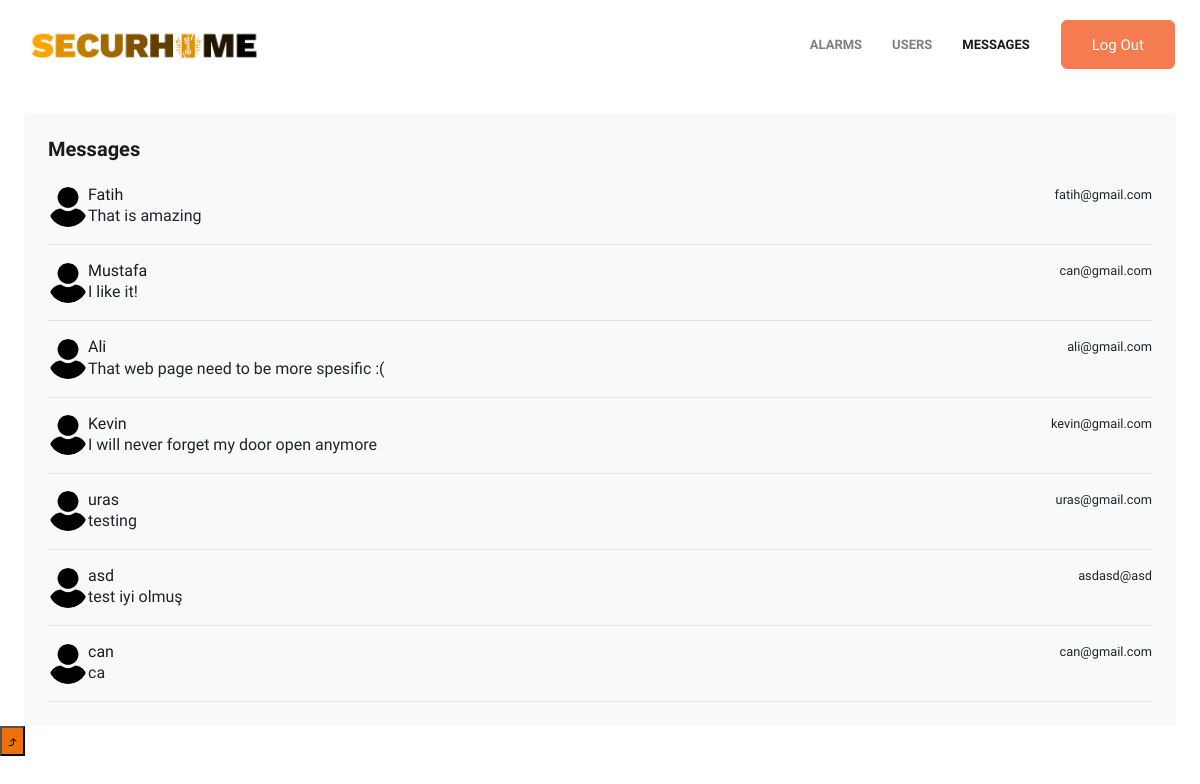
/messages.php, run on an earlier commit of the app's database.
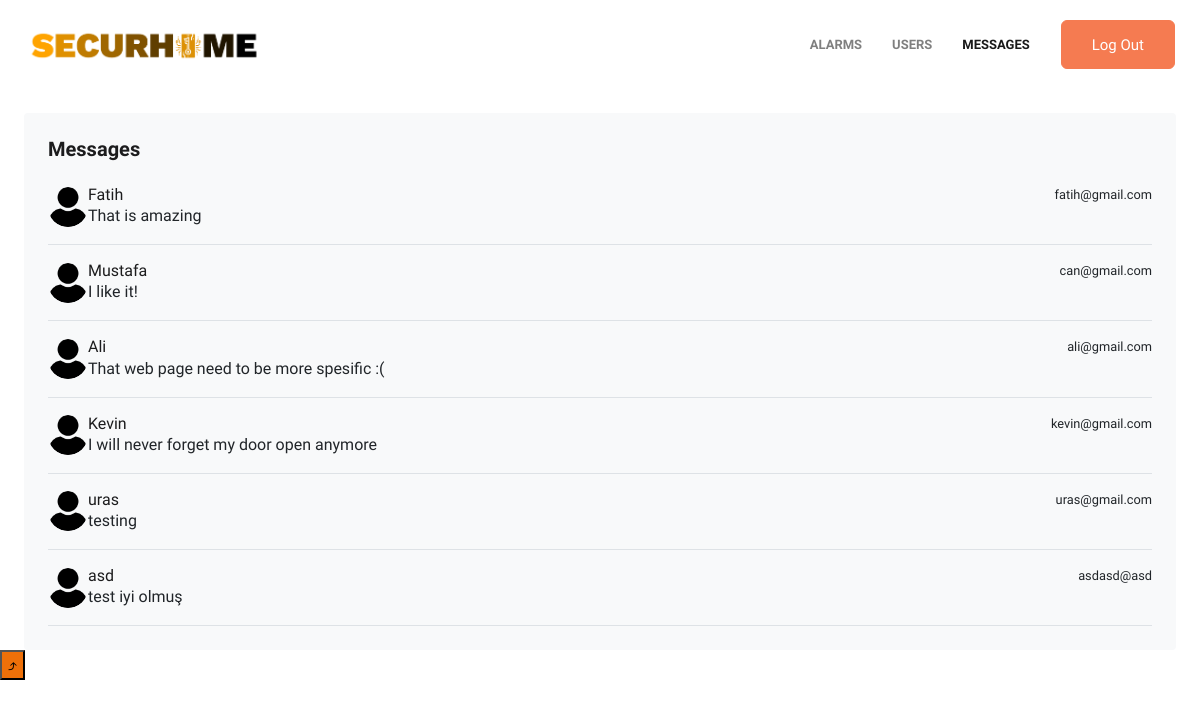
And on a later commit of the database.
### tables this page shows
CREATE TABLE `comment` (
  `name` text NOT NULL,
  `email` text NOT NULL,
  `message` text NOT NULL
);

### messages.php (the view, shortened to what this page needs)
<?php
include "./connection/connect.php";
$commentAsk=$db->prepare("select * from comment");
$commentAsk->execute();
?>
<!DOCTYPE html>
<html lang="en">
  <head>
    <link rel="stylesheet" href="assets/css/style-starter.css" />
  </head>
  <body>
    <header class="w3l-header-nav">
      <nav class="navbar navbar-expand-lg navbar-light fill px-lg-0 py-0 px-3">
        <div class="container">
          <a class="navbar-brand" href="index.php">
            <img
              src="assets/images/lg.png"
              alt="Your logo"
              style="height: 35px"
          /></a>
          <div class="collapse navbar-collapse" id="navbarSupportedContent">
            <ul class="navbar-nav ml-auto">
              <li class="nav-item @@alarms__active">
                <a class="nav-link" href="AdminAlarms.php">Alarms</a>
              </li>
              <li class="nav-item @@alarms__active">
                <a class="nav-link" href="Users.php">Users</a>
              </li>
              <li class="nav-item active">
                <a class="nav-link" href="messages.php">Messages</a>
              </li>
            </ul>
            <a href="index.php" class="ml-3 book btn btn-secondary btn-style">Log Out</a>
          </div>
        </div>
      </nav>
    </header>
                                                  <section>
    <div class="container-fluid pt-4 px-4">
        <div class="row g-4">
            <div class="col-sm-12 col-md-6 col-xl-12">
                <div class="h-100 bg-light rounded p-4">
                    <div class="d-flex align-items-center justify-content-between mb-2">
                        <h5 class="mb-0"><b>Messages</b></h5>
                    </div>
                    <?php
                    while ($commentGet = $commentAsk->fetch(PDO::FETCH_ASSOC)) {
                        ?>
                        <div class="d-flex align-items-center border-bottom py-3">
                            <img class="rounded-circle flex-shrink-0" src="assets/images/user1.jpg" alt=""
                                 style="width: 40px; height: 40px;">
                            <div class="w-100 ms-3">
                                <div class="d-flex w-100 justify-content-between">
                                    <h6 class="mb-0"><?php echo $commentGet['name'] ?></h6>
                                    <small><?php echo $commentGet['email'] ?></small>
                                </div>
                                <span><?php echo $commentGet['message'] ?></span>
                            </div>
                        </div>
                    <?php } ?>
                </div>
            </div>
        </div>
    </div>
    <button onclick="topFunction()" id="movetop" title="Go to top">
        &#10548;
      </button>
</section>
  </body>
</html>

What changed in the data, as far as the page shows it:
removed comment: name "can", email "can@gmail.com", message "ca"
